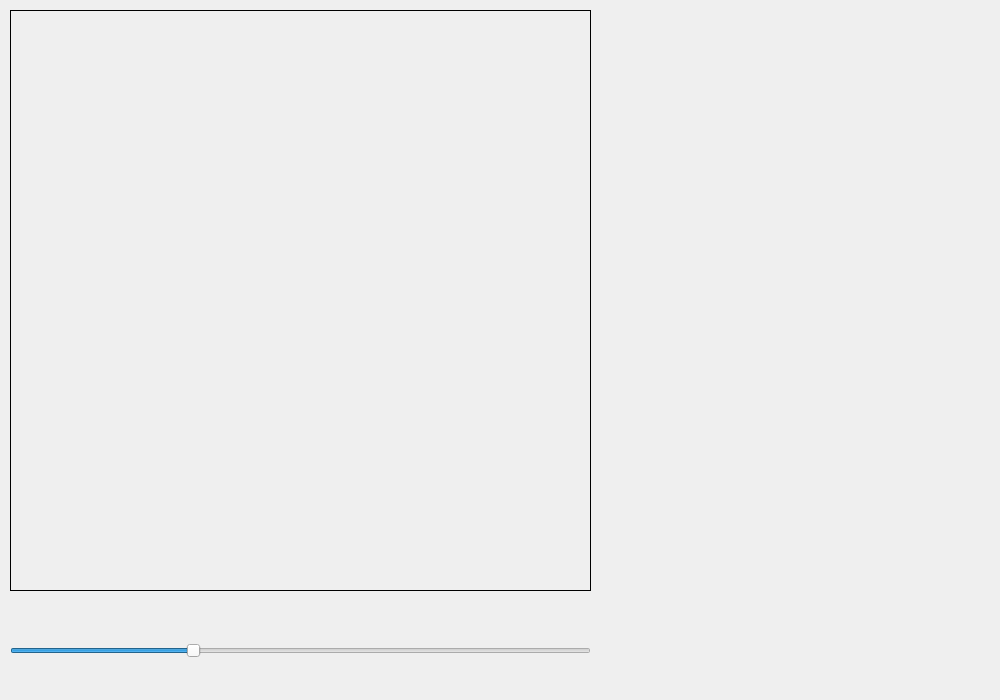
<?xml version="1.0" encoding="UTF-8"?>
<ui version="4.0">
 <class>MainWindow</class>
 <widget class="QMainWindow" name="MainWindow">
  <property name="geometry">
   <rect>
    <x>0</x>
    <y>0</y>
    <width>1000</width>
    <height>700</height>
   </rect>
  </property>
  <property name="windowTitle">
   <string>MainWindow</string>
  </property>
  <widget class="QWidget" name="centralwidget">
   <widget class="QLabel" name="mapField">
    <property name="geometry">
     <rect>
      <x>10</x>
      <y>10</y>
      <width>581</width>
      <height>581</height>
     </rect>
    </property>
    <property name="frameShape">
     <enum>QFrame::Box</enum>
    </property>
    <property name="text">
     <string> </string>
    </property>
   </widget>
   <widget class="QSlider" name="sizeSlider">
    <property name="geometry">
     <rect>
      <x>10</x>
      <y>630</y>
      <width>581</width>
      <height>41</height>
     </rect>
    </property>
    <property name="minimum">
     <number>1</number>
    </property>
    <property name="maximum">
     <number>400</number>
    </property>
    <property name="value">
     <number>125</number>
    </property>
    <property name="orientation">
     <enum>Qt::Horizontal</enum>
    </property>
   </widget>
  </widget>
 </widget>
 <resources/>
 <connections/>
</ui>
